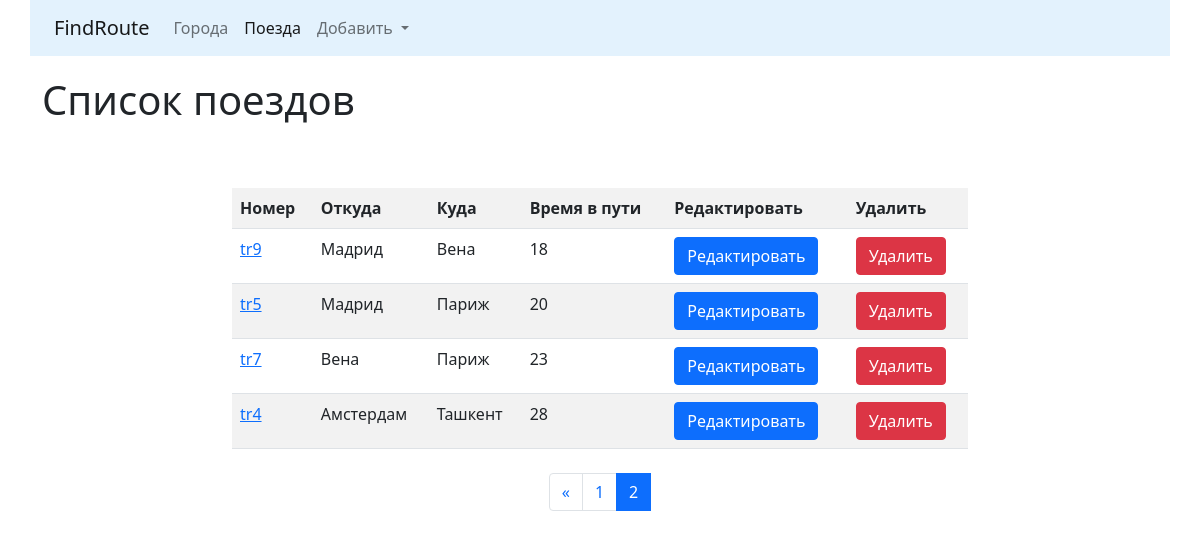
The app's page /trains/?page=2 with its own data.
### trains/models.py (models this page shows, shortened)
class Train(models.Model):
    name = models.CharField(max_length=50, unique=True, verbose_name='Номер поезда')
    travel_time = models.PositiveSmallIntegerField(verbose_name='Время в пути')
    from_city = models.ForeignKey(City, on_delete=models.CASCADE, related_name='from_city_set',
                                  verbose_name='Из какого города')
    to_city = models.ForeignKey('cities.City', on_delete=models.CASCADE, related_name='to_city_set',
                                verbose_name='В какой город')
    class Meta:
        verbose_name = 'Поезд'
        verbose_name_plural = 'Поезда'
        ordering = ['travel_time']

### cities/models.py (models this page shows, shortened)
class City(models.Model):
    name = models.CharField(
        max_length=100, unique=True, verbose_name='Город'
    )
    def __str__(self):
        return self.name
    class Meta:
        verbose_name = 'Город'
        verbose_name_plural = 'Города'
        ordering = ['name']

### trains/views.py (the view)
# urls.py: path('', TrainListView.as_view(), name='home'),
class TrainListView(ListView):
    paginate_by = 5
    model = Train
    template_name = 'trains/home.html'

### trains/templates/trains/home.html (shortened to what this page needs)
{% extends 'base.html' %}
{% block content %}
<h1 style="margin-top: 20px">Список поездов</h1>
<div class="container">
    <div class="row">
    </div>
</div>
<div class="row">
    <div class="col-md-8 mx-auto my-2">
        <table class="table table-striped">
            <tr>
                <th>Номер</th>
                <th>Откуда</th>
                <th>Куда</th>
                <th>Время в пути</th>
                <th>Редактировать</th>
                <th>Удалить</th>
            </tr>
            {%for object in page_obj %}
            <tr>
                <td>
                    <a href="{% url 'trains:detail' pk=object.pk %}">{{object.name}}</a>
                </td>
                <td>{{object.from_city}}</td>
                <td>{{object.to_city}}</td>
                <td>{{object.travel_time}}</td>
                <td>
                    <a href="{% url 'trains:update' pk=object.pk %}">
                        <button class="btn btn-primary" type="submit">Редактировать</button>
                    </a>
                </td>
                <td>
                    <a href="{% url 'trains:delete' pk=object.pk %}">
                        <button class="btn btn-danger" type="submit">Удалить</button>
                    </a>
                </td>
            </tr>
            {% endfor %}
        </table>
    </div>
</div>
<nav>
    <ul class="pagination justify-content-center">
        <li class="page-item">
            {% if page_obj.has_previous %}
            <a class="page-link" href="?page={{ page_obj.previous_page_number }}">
                <span aria-hidden="true">&laquo;</span>
            </a>
            {% endif %}
        </li>
        {% for page in page_obj.paginator.page_range %}
        <li class="page-item {% if page == page_obj.number %} active {% endif %}">
            <a class="page-link" href="?page={{page}}">
                {{page}}
            </a>
        </li>
        {% endfor %}
    </ul>
</nav>
{% endblock %}

### records on screen
Train: name "tr9", from_city "Мадрид", to_city "Вена", travel_time "18"
Train: name "tr5", from_city "Мадрид", to_city "Париж", travel_time "20"
Train: name "tr7", from_city "Вена", to_city "Париж", travel_time "23"
Train: name "tr4", from_city "Амстердам", to_city "Ташкент", travel_time "28"

### other values on screen
{{ page }} "1" "2"
